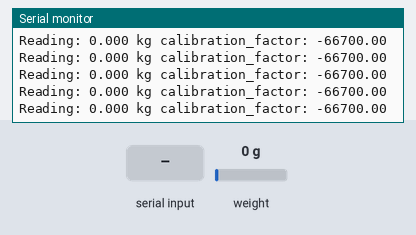
Recording of a sketch running on a simulated Arduino Uno, built with avr-gcc and run on an emulated ATmega328P. Parts: the last lines printed to the serial monitor. The test bench sets the inputs (shaded band); at power-on: weight on the scale 0 g.

Above: at 3.3 s.
3.4 s: weight on the scale set to 100 g
At 3.4 s:
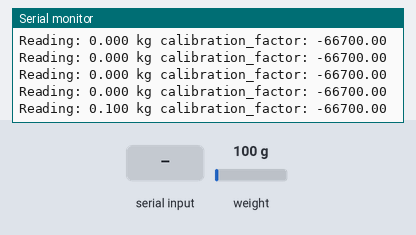
6.4 s: "+" received over Serial
At 6.55 s:
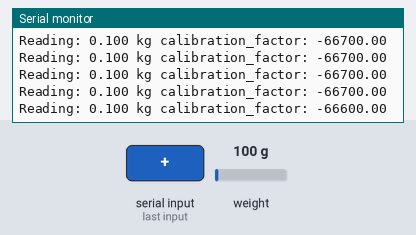
7.9 s: "a" received over Serial
At 7.97 s:
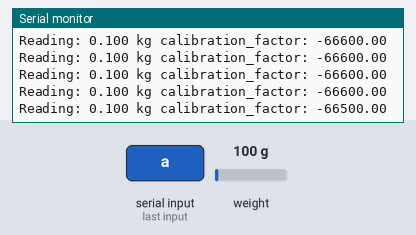
9.4 s: weight on the scale set to 1250 g
At 9.49 s:
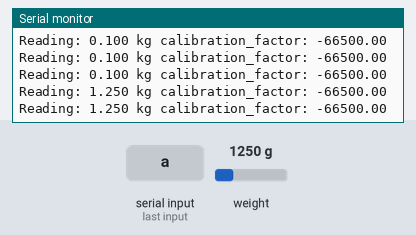
Timing chart, 0 to 12.4 s (numbered marks = the images above; inputs shaded):
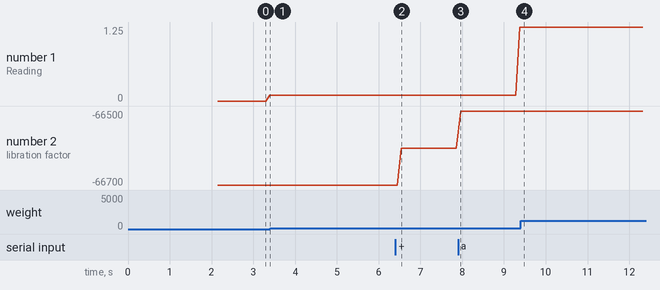

The sketch:

GainFactor.ino
```cpp
// (licence header left out)
#include "HX711.h"

#define DOUT  50
#define CLK  51

HX711 scale(DOUT, CLK);

float calibration_factor = -66700; //-66700 worked for my 100kg max scale setup

void setup() {
  Serial.begin(9600);
  Serial.println("HX711 calibration sketch");
  Serial.println("Remove all weight from scale");
  Serial.println("After readings begin, place known weight on scale");
  Serial.println("Press + or a to increase calibration factor");
  Serial.println("Press - or z to decrease calibration factor");

  scale.set_scale();
  scale.tare(); //Reset the scale to 0

  long zero_factor = scale.read_average(); //Get a baseline reading
  Serial.print("Zero factor: "); //This can be used to remove the need to tare the scale. Useful in permanent scale projects.
  Serial.println(zero_factor);
}

void loop() {

  scale.set_scale(calibration_factor); //Adjust to this calibration factor

  Serial.print("Reading: ");
  Serial.print(scale.get_units(), 3);
  Serial.print(" kg"); //Change this to kg and re-adjust the calibration factor if you follow SI units like a sane person
  Serial.print(" calibration_factor: ");
  Serial.print(calibration_factor);
  Serial.println();

  if(Serial.available())
  {
    char temp = Serial.read();
    if(temp == '+' || temp == 'a')
      calibration_factor += 100;
    else if(temp == '-' || temp == 'z')
      calibration_factor -= 100;
  }
}
```

Measured:
- after the input at 6.4 s, the serial monitor: prints a new line after 0.14 s (image 2)
- after the input at 7.9 s, the serial monitor: prints a new line after 0.06 s (image 3)
- after the input at 9.4 s, the serial monitor: prints a new line after 0.09 s (image 4)
- plotted number 1: 0.1 → 1.25 after the input at 7.9 s
- plotted number 2: -66700 → -66600 after the input at 6.4 s, -66600 → -66500 after the input at 7.9 s
